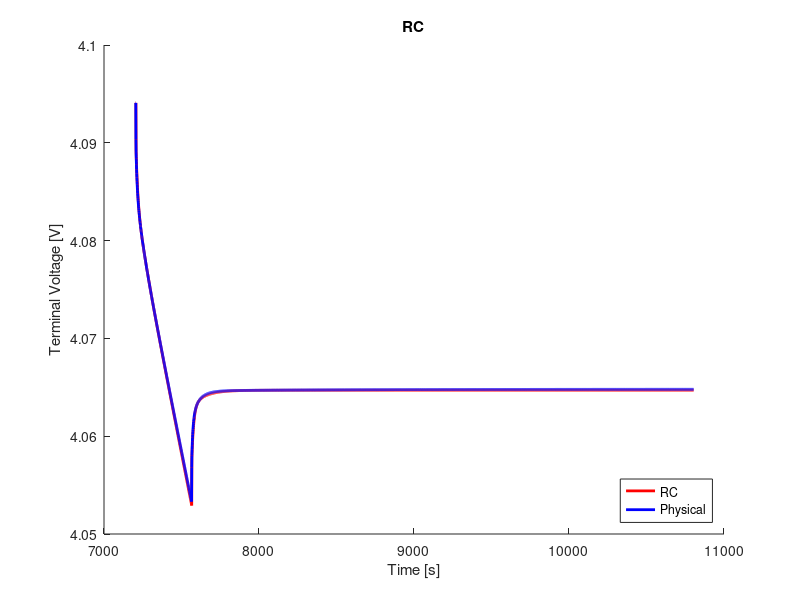

Write the MATLAB code that produced this figure.
clear;
clc;
close all;

%% load data
load('ocv_final.mat');
time_ocv = time;
load('pulse_0_5_c_2.mat');
load('rc2_cf_0_5_c.mat');

%% voltage limitations
v_max = 4.4;                                    % cut-over voltage
v_min = 3.0;                                    % cut-off voltage

%% resample ocv and soc
t1 = time_ocv(1);
t2 = time_ocv(end);
dt = 1;                                         % sample time
t = (t1:dt:t2) - t1;

ocv = interp1(time_ocv, ocv, t1:dt:t2);
soc = interp1(time_ocv, soc, t1:dt:t2);

s = length(time);

%% variables
Q = 16.8;
eta = 1.0;                                  % coulombic efficiency

n = 2;                                      % number of rc links
i_r = zeros(n, 1);
v_c = zeros(n, 1);
flag = 1;

%% compute soc
ind_init = soc(interp1(ocv, 1:length(ocv), V_batt_time(1), 'nearest'))
ind_init = interp1(soc, 1:length(soc), ind_init, 'nearest');
v_t(1) = ocv(ind_init);
z0 = soc(ind_init);
z = z0 - dt/(Q*3600)*eta*cumsum(I(1:end));

% manual fit
p = 3;
r0 = r0_cf(p);
r1 = r1_cf(p);
r2 = r2_cf(p);
% r3 = r3_cf(p);
c1 = c1_cf(p);
c2 = c2_cf(p);
% c3 = c3_cf(p);

r = [r1; r2];
c = [c1; c2];

%% compute terminal voltage
for j = 1:n
    f(j) = exp(-dt/(r(j)*c(j)));
end
for k = 1:s-1
    if flag == 1
        i_r(:, k+1) = diag(f)*i_r(:, k) + (1-f')*I(k);
        v_c(:, k) = i_r(:, k).*r;
        ind = interp1(soc, 1:length(soc), z(k), 'nearest');
        v_t(k+1) = ocv(ind) - sum(v_c(:, k)) - I(k).*r0;
        if v_t(k) < v_min
            fprintf('Reached lower voltage limit.');
            flag = 0;
        end
        if v_t(k) > v_max
            fprintf('Reached upper voltage limit.');
            flag = 0;
        end 
    end
end

%% compute rms error
v_t = reshape(v_t, size(V_batt_time));
rmse = 1000*sqrt(mean((V_batt_time - v_t).^2))     % [mV]

%% plot
figure(1);
hold on;
plot(time, v_t, 'r', 'LineWidth', 2)
hold on;
plot(time, V_batt_time, 'b', 'LineWidth', 2)
xlabel('Time [s]')
ylabel('Terminal Voltage [V]')
title('RC')
legend('RC', 'Physical', 'location', 'southeast')
